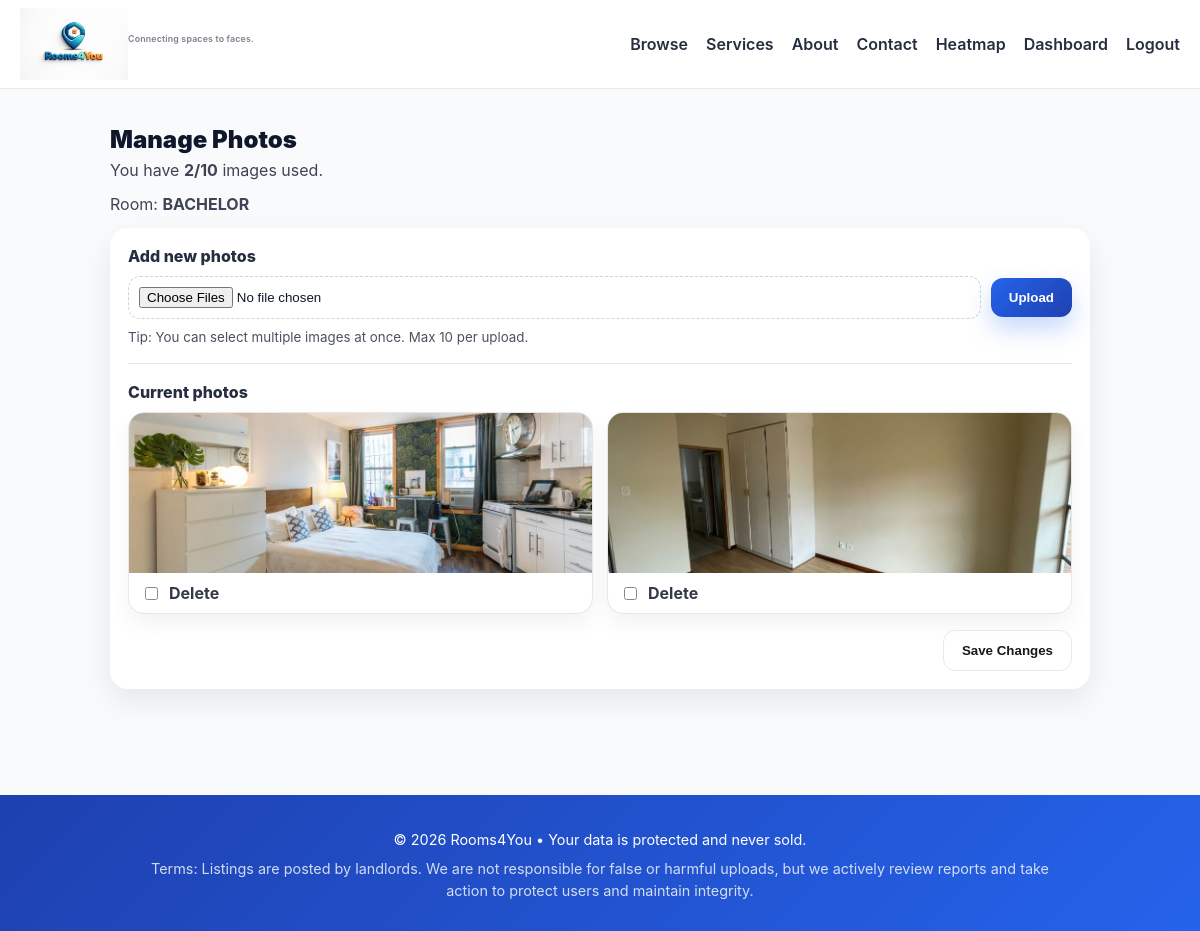
Screenshot of /rooms/2/images/ (signed in) with the database file from the repository.
### listings/models.py (models this page shows, shortened)
class Room(models.Model):
    ROOM_TYPES = [
        ("single", "Single Room"),
        ("shared", "Shared Room"),
        ("flat", "Flat / Apartment"),
    ]
    title = models.CharField(max_length=200)
    owner = models.ForeignKey(
        User, on_delete=models.CASCADE, related_name="rooms", null=True, blank=True
    )
    description = models.TextField()
    price = models.DecimalField(max_digits=8, decimal_places=2)
    location = models.CharField(max_length=200)
    room_type = models.CharField(max_length=20, choices=ROOM_TYPES)
    contact_phone = models.CharField(max_length=20)
    contact_whatsapp = models.CharField(max_length=20, blank=True, default="")
    contact_email = models.EmailField(blank=True, default="")
    is_available = models.BooleanField(default=True)
    created_at = models.DateTimeField(auto_now_add=True)

class RoomImage(models.Model):
    room = models.ForeignKey(Room, related_name="images", on_delete=models.CASCADE)
    image = models.ImageField(upload_to="rooms/")

### listings/views.py (the view, shortened to what this page needs)
# urls.py: path("rooms/<int:pk>/images/", views.edit_room_images, name="edit_room_images"),
@login_required
def edit_room_images(request, pk):
    room = get_object_or_404(Room, pk=pk, owner=request.user)
    return render(
        request,
        "listings/edit_room_images.html",
        {
            "room": room,
            "img_count": room.images.count(),
            "max_images": 10,
        },
    )

### listings/templates/listings/edit_room_images.html (shortened to what this page needs)
{% extends "listings/base.html" %} {% load static %} {% block content %}
<div class="imgmgr-shell">
  <div class="imgmgr-head">
    <div>
      <h2 class="imgmgr-title">Manage Photos</h2>
      <p style="margin: 6px 0 14px; opacity: 0.8">
        You have <strong>{{ img_count }}/{{ max_images }}</strong> images used.
      </p>
      <p class="imgmgr-sub">Room: <strong>{{ room.title }}</strong></p>
    </div>
  </div>
  <form method="post" enctype="multipart/form-data" class="imgmgr-card">
    <div class="imgmgr-upload">
      <label class="imgmgr-label">Add new photos</label>
      <div class="imgmgr-upload-row">
        <input
          class="imgmgr-file"
          type="file"
          name="images"
          multiple
          accept="image/*"
        />
        <button type="submit" class="btn-primary">Upload</button>
      </div>
      <small class="imgmgr-hint"
        >Tip: You can select multiple images at once. Max 10 per upload.</small
      >
    </div>
    <hr class="imgmgr-line" />
    <div class="imgmgr-label" style="margin-bottom: 10px">Current photos</div>
    <div class="imgmgr-grid">
      {% for img in room.images.all %}
      <div class="imgmgr-item">
        <img class="imgmgr-img" src="{{ img.image.url }}" alt="Room photo" />
        <label class="imgmgr-del">
          <input type="checkbox" name="delete" value="{{ img.id }}" />
          Delete
        </label>
      </div>
      {% empty %}
      <p class="imgmgr-empty">No photos yet. Upload your first images above.</p>
      {% endfor %}
    </div>
    {% if room.images.all %}
    <div class="imgmgr-actions">
      <button type="submit" class="btn-secondary">Save Changes</button>
    </div>
    {% endif %}
  </form>
</div>
{% endblock %}

### listings/static/css/base.css (style rules this page uses)
:root { --blue: #2563eb; --blue-dark: #1e40af; --orange: #f97316; --bg: #f8fafc; --text: #0f172a; --card: #ffffff; --radius: 18px; --shadow: 0 12px 30px rgba(0, 0, 0, 0.08); }
* { box-sizing: border-box; }
body { margin: 0; font-family: "Inter", system-ui, sans-serif; background: var(--bg); color: var(--text); }
.btn-secondary { padding: 12px 18px; border: 1px solid #e5e7eb; border-radius: 12px; background: white; font-weight: 700; opacity: 0.9; }
.btn-primary { display:inline-flex; align-items:center; justify-content:center; gap:8px; padding:12px 18px; border:none; border-radius:12px; font-weight:800; color:#fff; background: linear-gradient(135deg, var(--blue), var(--blue-dark)); box-shadow: 0 12px 25px rgba(37, 99, 235, 0.25); cursor:pointer; }
.imgmgr-shell { max-width: 980px; margin: 0 auto; }
.imgmgr-head { display:flex; align-items:flex-start; justify-content:space-between; gap: 12px; flex-wrap: wrap; margin-bottom: 14px; }
.imgmgr-title { margin: 0; font-weight: 900; }
.imgmgr-sub { margin: 6px 0 0; opacity: .8; }
.imgmgr-card { background: var(--card); border-radius: 18px; box-shadow: var(--shadow); padding: 18px; }
.imgmgr-upload { display:flex; flex-direction: column; gap: 10px; }
.imgmgr-label { font-weight: 800; opacity: .9; }
.imgmgr-upload-row { display:flex; gap: 10px; flex-wrap: wrap; align-items:center; }
.imgmgr-file { flex: 1 1 320px; padding: 10px; border: 1px dashed #cbd5e1; border-radius: 12px; background: #fff; }
.imgmgr-hint { opacity: .75; }
.imgmgr-line { border: none; height: 1px; background: #e5e7eb; margin: 18px 0; }
.imgmgr-grid { display:grid; grid-template-columns: repeat(auto-fit, minmax(180px, 1fr)); gap: 14px; }
.imgmgr-item { background: #fff; border: 1px solid #e5e7eb; border-radius: 16px; overflow: hidden; box-shadow: 0 10px 22px rgba(0,0,0,.05); }
.imgmgr-img { width: 100%; height: 160px; object-fit: cover; display:block; }
.imgmgr-del { display:flex; align-items:center; gap: 8px; padding: 10px 12px; font-weight: 700; opacity: .85; }
.imgmgr-actions { display:flex; justify-content:flex-end; margin-top: 16px; }

### rows the page displays
Room: title "BACHELOR"
RoomImage: image (picture)
RoomImage: image (picture)

### other values shown
{{ img_count }} "2"
{{ max_images }} "10"
